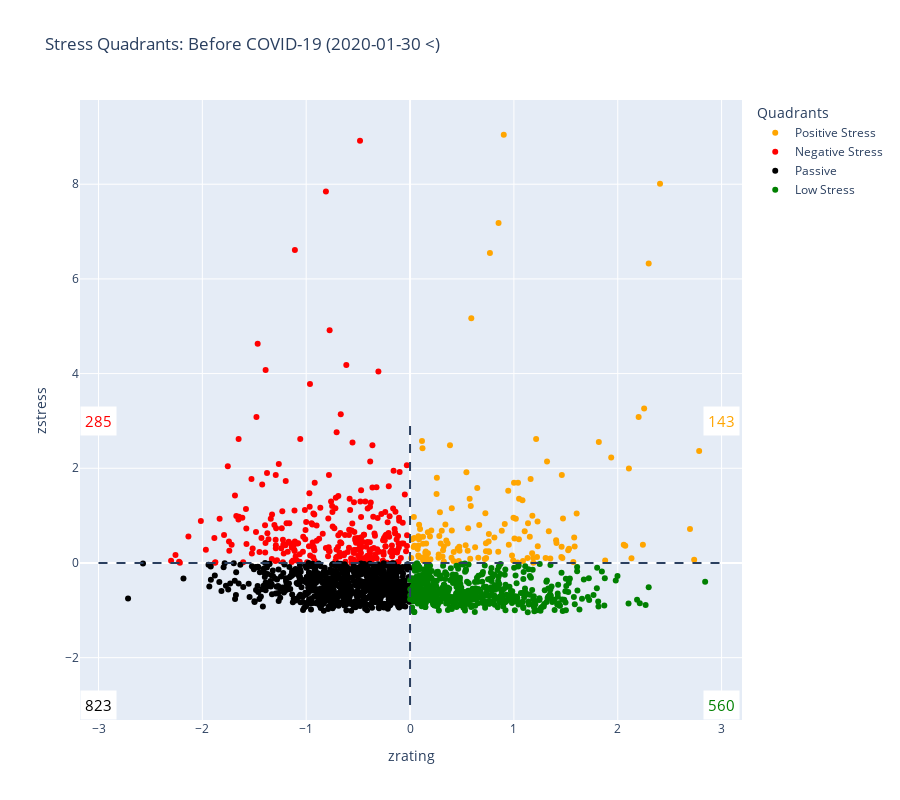

The notebook cell saved with this chart:
### Code cell
plot_quadrants(df=merged_df_before, title=f"Before COVID-19 ({before_date} <)")

### Figure 1 — Plotly figure (JSON) as saved in the notebook; plotly's stock layout.template omitted (floating-point values rounded to 4 significant figures; data arrays with more than 128 entries replaced by an {"elided": "..."} marker saying what was removed)
{"data": [{"hovertext": {"elided": "143 str values"}, "marker": {"color": "orange"}, "mode": "markers", "name": "Positive Stress", "type": "scatter", "x": {"elided": "143 float values"}, "y": {"elided": "143 float values"}}, {"hovertext": {"elided": "285 str values"}, "marker": {"color": "red"}, "mode": "markers", "name": "Negative Stress", "type": "scatter", "x": {"elided": "285 float values"}, "y": {"elided": "285 float values"}}, {"hovertext": {"elided": "823 str values"}, "marker": {"color": "black"}, "mode": "markers", "name": "Passive", "type": "scatter", "x": {"elided": "823 float values"}, "y": {"elided": "823 float values"}}, {"hovertext": {"elided": "560 str values"}, "marker": {"color": "green"}, "mode": "markers", "name": "Low Stress", "type": "scatter", "x": {"elided": "560 float values"}, "y": {"elided": "560 float values"}}], "layout": {"annotations": [{"bgcolor": "white", "borderpad": 4, "font": {"color": "orange", "size": 15}, "showarrow": false, "text": "143", "x": 3, "y": 3}, {"bgcolor": "white", "borderpad": 4, "font": {"color": "red", "size": 15}, "showarrow": false, "text": "285", "x": -3, "y": 3}, {"bgcolor": "white", "borderpad": 4, "font": {"color": "black", "size": 15}, "showarrow": false, "text": "823", "x": -3, "y": -3}, {"bgcolor": "white", "borderpad": 4, "font": {"color": "green", "size": 15}, "showarrow": false, "text": "560", "x": 3, "y": -3}], "height": 800, "legend": {"title": {"text": "Quadrants"}}, "shapes": [{"line": {"dash": "dash"}, "type": "line", "x0": 0, "x1": 0, "y0": -3, "y1": 3}, {"line": {"dash": "dash"}, "type": "line", "x0": -3, "x1": 3, "y0": 0, "y1": 0}], "title": {"text": "Stress Quadrants: Before COVID-19 (2020-01-30 <)"}, "xaxis": {"title": {"text": "zrating"}}, "yaxis": {"title": {"text": "zstress"}}}}
